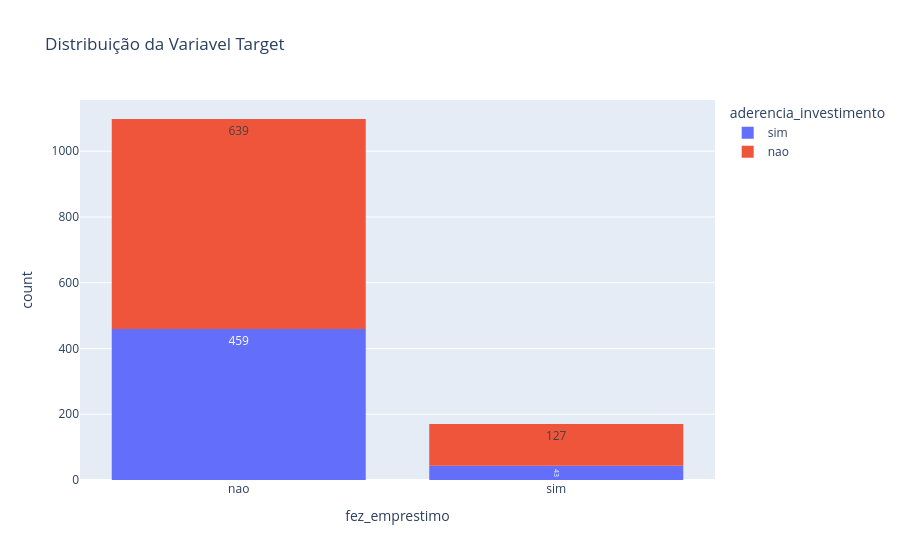

Notebook code for this chart:
### Markdown cell above
### Historiograma (varivaveis qualitativas | categoricas)

### Code cell
px.histogram(df, x = 'fez_emprestimo', text_auto= True, title= "Distribuição da Variavel Target", color='aderencia_investimento')

### Figure 1 — Plotly figure (JSON) as saved in the notebook; plotly's stock layout.template omitted (floating-point values rounded to 4 significant figures; data arrays with more than 128 entries replaced by an {"elided": "..."} marker saying what was removed)
{"data": [{"bingroup": "x", "hovertemplate": "aderencia_investimento=sim<br>fez_emprestimo=%{x}<br>count=%{y}<extra></extra>", "legendgroup": "sim", "marker": {"color": "#636efa", "pattern": {"shape": ""}}, "name": "sim", "orientation": "v", "showlegend": true, "texttemplate": "%{value}", "type": "histogram", "x": {"elided": "502 str values"}, "xaxis": "x", "yaxis": "y"}, {"bingroup": "x", "hovertemplate": "aderencia_investimento=nao<br>fez_emprestimo=%{x}<br>count=%{y}<extra></extra>", "legendgroup": "nao", "marker": {"color": "#EF553B", "pattern": {"shape": ""}}, "name": "nao", "orientation": "v", "showlegend": true, "texttemplate": "%{value}", "type": "histogram", "x": {"elided": "766 str values"}, "xaxis": "x", "yaxis": "y"}], "layout": {"barmode": "relative", "legend": {"title": {"text": "aderencia_investimento"}, "tracegroupgap": 0}, "title": {"text": "Distribuição da Variavel Target"}, "xaxis": {"anchor": "y", "domain": [0, 1], "title": {"text": "fez_emprestimo"}}, "yaxis": {"anchor": "x", "domain": [0, 1], "title": {"text": "count"}}}}
